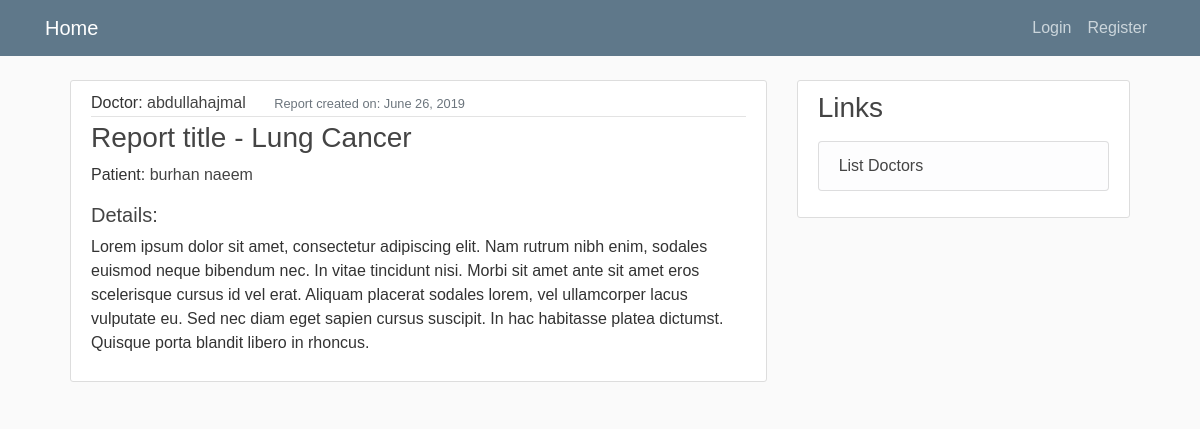
/diagreport/10/, run on the app's committed database.
### hospital_app/models.py (models this page shows, shortened)
class DiagReport(models.Model):
    pat = models.ForeignKey(Patient, on_delete=models.CASCADE)
    title = models.CharField(max_length = 100)
    date_created = models.DateTimeField(default=timezone.now)
    rprt = models.TextField()

class Patient(models.Model):
    MALE = 'M'
    FEMALE = 'F'
    GENDER = [(MALE,'Male'),(FEMALE, 'Female')]
    doc = models.ForeignKey(User, on_delete=models.CASCADE)
    first = models.CharField(max_length = 50)
    last = models.CharField(max_length = 50, blank=True)
    age = models.PositiveIntegerField(validators=[MaxValueValidator(80), MinValueValidator(1)])
    gender = models.CharField(max_length = 1, choices=GENDER)
    def __str__(self):
        return str(self.first) + " " + str(self.last)

### hospital_app/views.py (the view)
# urls.py: path('diagreport/<int:pk>/', ReportDetailView.as_view(), name='report-detail'),
class ReportDetailView(DetailView):
    model = DiagReport

### hospital_app/templates/hospital_app/diagreport_detail.html (shortened to what this page needs)
{% extends "hospital_app/base.html" %}
{% block content %}
    <article class="media content-section">
        <div class="media-body">
                <div class="article-metadata">
                    Doctor: <a class="mr-4 article-title" href="{% url 'Doc-Report' object.pat.doc.username %}">{{ object.pat.doc.username }}</a>
                  <small class="text-muted">Report created on: {{ object.date_created|date:"F d, Y" }}</small>
                </div>
                <h3>Report title - <a class="article-title" href="{% url 'report-detail' object.id %}">{{ object.title }}</a></h3>
                <p class="article-content">Patient: <a class="article-title" href="{% url 'Pat-Report' object.pat.id %}">{{ object.pat }}</a></p>
                <h5>Details: </h5>
                <p class="article-content">{{ object.rprt }}</p>
              </div>
    </article>
{% endblock content %}

### hospital_app/static/hospital_app/main.css (style rules this page uses)
* { box-sizing: border-box; }
body { background: #fafafa; color: #333333; margin-top: 5rem; font-family: Arial, Helvetica, sans-serif; }
h1, h2, h3, h4, h5, h6 { color: #444444; }
.content-section { background: #ffffff; padding: 10px 20px; border: 1px solid #dddddd; border-radius: 3px; margin-bottom: 20px; }
.article-title { color: #444444; }
.article-content { white-space: pre-line; }
.article-metadata { padding-bottom: 1px; margin-bottom: 4px; border-bottom: 1px solid #e3e3e3 }

### data on the page
DiagReport: pat.doc.username "abdullahajmal", date_created "June 26, 2019", title "Lung Cancer", pat "burhan naeem", rprt "Lorem ipsum dolor sit amet, consectetur adipiscing elit. Nam rutrum nibh enim, sodales euismod neque bibendum nec. In vitae tincidunt nisi. Morbi sit amet ante sit amet eros scelerisque cursus id vel erat. Aliquam placerat sodales lorem, vel ullamcorper lacus vulputate eu. Sed nec diam eget sapien cursus suscipit. In hac habitasse platea dictumst. Quisque porta blandit libero in rhoncus."
